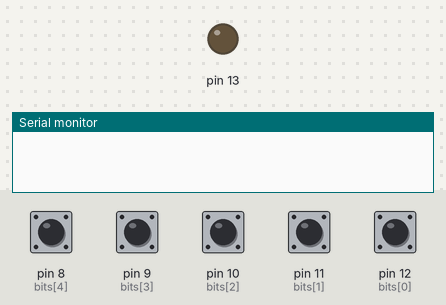
The sketch below on a simulated Arduino Uno, built with avr-gcc and run on an emulated ATmega328P. Shown: output pins drawn as LEDs (lit = HIGH), the last lines printed to the serial monitor. Inputs (shaded band) come from the test bench; at power-on: pin 8 (bits[4]), pin 9 (bits[3]), pin 10 (bits[2]), pin 11 (bits[1]), pin 12 (bits[0]) HIGH.

Above: at 1.8 s.
1.9 s: pin 8 (bits[4]) pulled LOW for 0.6 s
At 2.7 s:
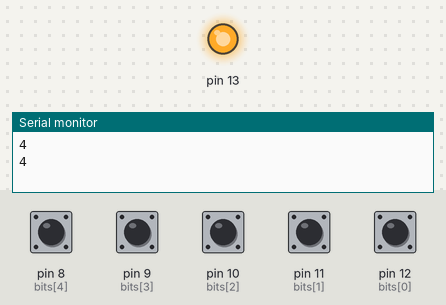
Timing chart, 0 to 4.9 s (numbered marks = the images above; inputs shaded):
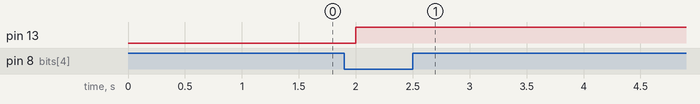

Measured:
- after the input at 1.9 s, pin 13: LOW → HIGH after 0.10 s

The sketch:

sketch_sep12a.ino
```cpp
int bits[] ={12,11,10,9,8};
int i = 0;
int state;

void setup()
{
  for(i=0;i<5;i++){
    pinMode(bits[i], INPUT_PULLUP);
  }

  pinMode(13, OUTPUT);
  Serial.begin(9600);
}


void loop()
{
  for(i=0;i<5;i++){
    state = digitalRead(bits[i]);
    delay(100);
    if(state == 0){
      digitalWrite(13, HIGH);
        Serial.println(i);
      state = -1;
    }
  }
}
```
